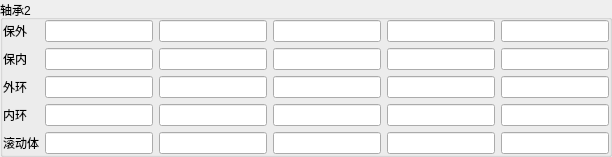
    <widget class="QGroupBox" name="group_bearing2">
     <property name="title">
      <string>轴承2</string>
     </property>
     <layout class="QGridLayout" name="gridLayout">
      <property name="leftMargin">
       <number>0</number>
      </property>
      <property name="topMargin">
       <number>0</number>
      </property>
      <property name="rightMargin">
       <number>0</number>
      </property>
      <property name="bottomMargin">
       <number>0</number>
      </property>
      <item row="0" column="0">
       <widget class="QLabel" name="lab_baowai_2">
        <property name="sizePolicy">
         <sizepolicy hsizetype="Fixed" vsizetype="Fixed">
          <horstretch>0</horstretch>
          <verstretch>0</verstretch>
         </sizepolicy>
        </property>
        <property name="text">
         <string>保外</string>
        </property>
       </widget>
      </item>
      <item row="0" column="1">
       <widget class="QLineEdit" name="txt_baowai1jie_2">
        <property name="sizePolicy">
         <sizepolicy hsizetype="Preferred" vsizetype="Fixed">
          <horstretch>0</horstretch>
          <verstretch>0</verstretch>
         </sizepolicy>
        </property>
       </widget>
      </item>
      <item row="0" column="2">
       <widget class="QLineEdit" name="txt_baowai2jie_2">
        <property name="sizePolicy">
         <sizepolicy hsizetype="Preferred" vsizetype="Fixed">
          <horstretch>0</horstretch>
          <verstretch>0</verstretch>
         </sizepolicy>
        </property>
       </widget>
      </item>
      <item row="0" column="3">
       <widget class="QLineEdit" name="txt_baowai3jie_2">
        <property name="sizePolicy">
         <sizepolicy hsizetype="Preferred" vsizetype="Fixed">
          <horstretch>0</horstretch>
          <verstretch>0</verstretch>
         </sizepolicy>
        </property>
       </widget>
      </item>
      <item row="0" column="4">
       <widget class="QLineEdit" name="txt_baowai4jie_2">
        <property name="sizePolicy">
         <sizepolicy hsizetype="Preferred" vsizetype="Fixed">
          <horstretch>0</horstretch>
          <verstretch>0</verstretch>
         </sizepolicy>
        </property>
       </widget>
      </item>
      <item row="0" column="5">
       <widget class="QLineEdit" name="txt_baowai5jie_2">
        <property name="sizePolicy">
         <sizepolicy hsizetype="Preferred" vsizetype="Fixed">
          <horstretch>0</horstretch>
          <verstretch>0</verstretch>
         </sizepolicy>
        </property>
       </widget>
      </item>
      <item row="1" column="0">
       <widget class="QLabel" name="lab_baonei_2">
        <property name="sizePolicy">
         <sizepolicy hsizetype="Preferred" vsizetype="Fixed">
          <horstretch>0</horstretch>
          <verstretch>0</verstretch>
         </sizepolicy>
        </property>
        <property name="text">
         <string>保内</string>
        </property>
       </widget>
      </item>
      <item row="1" column="1">
       <widget class="QLineEdit" name="txt_baonei1jie_2">
        <property name="sizePolicy">
         <sizepolicy hsizetype="Preferred" vsizetype="Fixed">
          <horstretch>0</horstretch>
          <verstretch>0</verstretch>
         </sizepolicy>
        </property>
       </widget>
      </item>
      <item row="1" column="2">
       <widget class="QLineEdit" name="txt_baonei2jie_2">
        <property name="sizePolicy">
         <sizepolicy hsizetype="Preferred" vsizetype="Fixed">
          <horstretch>0</horstretch>
          <verstretch>0</verstretch>
         </sizepolicy>
        </property>
       </widget>
      </item>
      <item row="1" column="3">
       <widget class="QLineEdit" name="txt_baonei3jie_2">
        <property name="sizePolicy">
         <sizepolicy hsizetype="Preferred" vsizetype="Fixed">
          <horstretch>0</horstretch>
          <verstretch>0</verstretch>
         </sizepolicy>
        </property>
       </widget>
      </item>
      <item row="1" column="4">
       <widget class="QLineEdit" name="txt_baonei4jie_2">
        <property name="sizePolicy">
         <sizepolicy hsizetype="Preferred" vsizetype="Fixed">
          <horstretch>0</horstretch>
          <verstretch>0</verstretch>
         </sizepolicy>
        </property>
       </widget>
      </item>
      <item row="1" column="5">
       <widget class="QLineEdit" name="txt_baonei5jie_2">
        <property name="sizePolicy">
         <sizepolicy hsizetype="Preferred" vsizetype="Fixed">
          <horstretch>0</horstretch>
          <verstretch>0</verstretch>
         </sizepolicy>
        </property>
       </widget>
      </item>
      <item row="2" column="0">
       <widget class="QLabel" name="lab_waihuan_2">
        <property name="sizePolicy">
         <sizepolicy hsizetype="Preferred" vsizetype="Fixed">
          <horstretch>0</horstretch>
          <verstretch>0</verstretch>
         </sizepolicy>
        </property>
        <property name="text">
         <string>外环</string>
        </property>
       </widget>
      </item>
      <item row="2" column="1">
       <widget class="QLineEdit" name="txt_waihuan1jie_2">
        <property name="sizePolicy">
         <sizepolicy hsizetype="Preferred" vsizetype="Fixed">
          <horstretch>0</horstretch>
          <verstretch>0</verstretch>
         </sizepolicy>
        </property>
       </widget>
      </item>
      <item row="2" column="2">
       <widget class="QLineEdit" name="txt_waihuan2jie_2">
        <property name="sizePolicy">
         <sizepolicy hsizetype="Preferred" vsizetype="Fixed">
          <horstretch>0</horstretch>
          <verstretch>0</verstretch>
         </sizepolicy>
        </property>
       </widget>
      </item>
      <item row="2" column="3">
       <widget class="QLineEdit" name="txt_waihuan3jie_2">
        <property name="sizePolicy">
         <sizepolicy hsizetype="Preferred" vsizetype="Fixed">
          <horstretch>0</horstretch>
          <verstretch>0</verstretch>
         </sizepolicy>
        </property>
       </widget>
      </item>
      <item row="2" column="4">
       <widget class="QLineEdit" name="txt_waihuan4jie_2">
        <property name="sizePolicy">
         <sizepolicy hsizetype="Preferred" vsizetype="Fixed">
          <horstretch>0</horstretch>
          <verstretch>0</verstretch>
         </sizepolicy>
        </property>
       </widget>
      </item>
      <item row="2" column="5">
       <widget class="QLineEdit" name="txt_waihuan5jie_2">
        <property name="sizePolicy">
         <sizepolicy hsizetype="Preferred" vsizetype="Fixed">
          <horstretch>0</horstretch>
          <verstretch>0</verstretch>
         </sizepolicy>
        </property>
       </widget>
      </item>
      <item row="3" column="0">
       <widget class="QLabel" name="lab_neihuan_2">
        <property name="sizePolicy">
         <sizepolicy hsizetype="Preferred" vsizetype="Fixed">
          <horstretch>0</horstretch>
          <verstretch>0</verstretch>
         </sizepolicy>
        </property>
        <property name="text">
         <string>内环</string>
        </property>
       </widget>
      </item>
      <item row="3" column="1">
       <widget class="QLineEdit" name="txt_neihuan1jie_2">
        <property name="sizePolicy">
         <sizepolicy hsizetype="Preferred" vsizetype="Fixed">
          <horstretch>0</horstretch>
          <verstretch>0</verstretch>
         </sizepolicy>
        </property>
       </widget>
      </item>
      <item row="3" column="2">
       <widget class="QLineEdit" name="txt_neihuan2jie_2">
        <property name="sizePolicy">
         <sizepolicy hsizetype="Preferred" vsizetype="Fixed">
          <horstretch>0</horstretch>
          <verstretch>0</verstretch>
         </sizepolicy>
        </property>
       </widget>
      </item>
      <item row="3" column="3">
       <widget class="QLineEdit" name="txt_neihuan3jie_2">
        <property name="sizePolicy">
         <sizepolicy hsizetype="Preferred" vsizetype="Fixed">
          <horstretch>0</horstretch>
          <verstretch>0</verstretch>
         </sizepolicy>
        </property>
       </widget>
      </item>
      <item row="3" column="4">
       <widget class="QLineEdit" name="txt_neihuan4jie_2">
        <property name="sizePolicy">
         <sizepolicy hsizetype="Preferred" vsizetype="Fixed">
          <horstretch>0</horstretch>
          <verstretch>0</verstretch>
         </sizepolicy>
        </property>
       </widget>
      </item>
      <item row="3" column="5">
       <widget class="QLineEdit" name="txt_neihuan5jie_2">
        <property name="sizePolicy">
         <sizepolicy hsizetype="Preferred" vsizetype="Fixed">
          <horstretch>0</horstretch>
          <verstretch>0</verstretch>
         </sizepolicy>
        </property>
       </widget>
      </item>
      <item row="4" column="0">
       <widget class="QLabel" name="lab_gunzi_2">
        <property name="sizePolicy">
         <sizepolicy hsizetype="Preferred" vsizetype="Fixed">
          <horstretch>0</horstretch>
          <verstretch>0</verstretch>
         </sizepolicy>
        </property>
        <property name="text">
         <string>滚动体</string>
        </property>
       </widget>
      </item>
      <item row="4" column="1">
       <widget class="QLineEdit" name="txt_gundan1jie_2">
        <property name="sizePolicy">
         <sizepolicy hsizetype="Preferred" vsizetype="Fixed">
          <horstretch>0</horstretch>
          <verstretch>0</verstretch>
         </sizepolicy>
        </property>
       </widget>
      </item>
      <item row="4" column="2">
       <widget class="QLineEdit" name="txt_gundan2jie_2">
        <property name="sizePolicy">
         <sizepolicy hsizetype="Preferred" vsizetype="Fixed">
          <horstretch>0</horstretch>
          <verstretch>0</verstretch>
         </sizepolicy>
        </property>
       </widget>
      </item>
      <item row="4" column="3">
       <widget class="QLineEdit" name="txt_gundan3jie_2">
        <property name="sizePolicy">
         <sizepolicy hsizetype="Preferred" vsizetype="Fixed">
          <horstretch>0</horstretch>
          <verstretch>0</verstretch>
         </sizepolicy>
        </property>
       </widget>
      </item>
      <item row="4" column="4">
       <widget class="QLineEdit" name="txt_gundan4jie_2">
        <property name="sizePolicy">
         <sizepolicy hsizetype="Preferred" vsizetype="Fixed">
          <horstretch>0</horstretch>
          <verstretch>0</verstretch>
         </sizepolicy>
        </property>
       </widget>
      </item>
      <item row="4" column="5">
       <widget class="QLineEdit" name="txt_gundan5jie_2">
        <property name="sizePolicy">
         <sizepolicy hsizetype="Preferred" vsizetype="Fixed">
          <horstretch>0</horstretch>
          <verstretch>0</verstretch>
         </sizepolicy>
        </property>
       </widget>
      </item>
     </layout>
    </widget>
